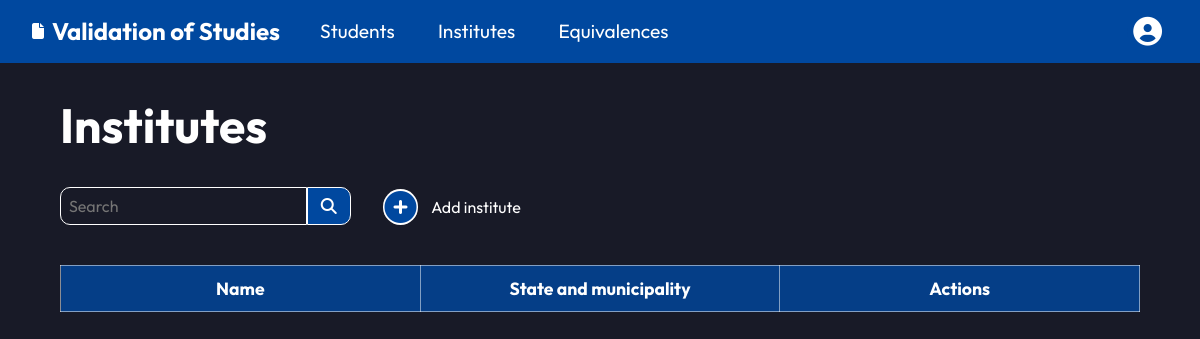
Page /institutes/ (signed in) on the earlier database version.
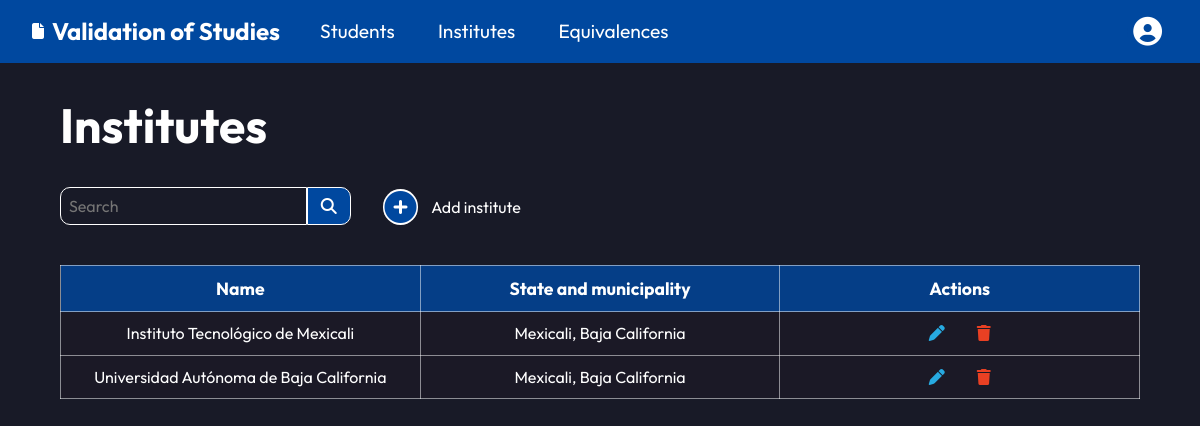
Same page on the later database version.
### institutes/models.py (models this page shows, shortened)
class Institute(models.Model):
  name = models.CharField(max_length=128)
  republic_state = models.CharField(max_length=128)

### institutes/views.py (the view)
# urls.py: path("", views.InstituteListView.as_view(), name="institutes"),
class InstituteListView(LoginRequiredMixin, ListView):
  template_name = "institutes/institutes.html"
  model = Institute
  def get_context_data(self, **kwargs):
    context = super().get_context_data(**kwargs)
    context["institute_list"] = (
      Institute.objects
      .order_by("name")
    )
    return context

### templates/institutes/institutes.html (shortened to what this page needs)
{% extends 'base.html' %}
{% block content %}
<h2 class="main-title">Institutes</h2>
<div class="institutes-header">
  <form action="" class="search-container search-small">
    <input type="search" name="" id="" placeholder="Search">
    <button type="submit"><i class="fa-solid fa-magnifying-glass"></i></button>
  </form>
  <a href="{% url 'new' %}"><i class="fa-solid fa-circle-plus"></i> Add institute</a>
</div>
<div>
  <table>
    <tr>
      <th>Name</th>
      <th>State and municipality</th>
      <th>Actions</th>
    </tr>
    {% for institute in institute_list %}
    <tr>
      <td><a href="{% url 'careers' institute.id %}" class="table-link">{{ institute.name }}</a></td>
      <td>{{ institute.republic_state }}</td>
      <td><a href="{% url 'edit' institute.id %}"><i class="fa-solid fa-pen edit"></i></a><a
          href="{% url 'delete' institute.id %}"><i class="fa-solid fa-trash delete"></i></a>
      </td>
    </tr>
    {% endfor %}
  </table>
</div>
{% endblock content %}

### templates/base.html (shortened to what this page needs)
{% load static %}
<!DOCTYPE html>
<html lang="en">
<head>
  <link rel="stylesheet" href="{% static 'css/base.css' %}">
  <link rel="stylesheet" href="{% static 'css/header.css' %}">
  <link rel="stylesheet" href="{% static 'css/index.css' %}">
  <link rel="stylesheet" href="{% static 'css/institutes.css' %}">
  <link rel="stylesheet" href="{% static 'css/registration.css' %}">
  <link rel="stylesheet" href="https://cdnjs.cloudflare.com/ajax/libs/font-awesome/6.6.0/css/all.min.css"
 />
</head>
<body>
  <header class="base-header">
    <nav>
      <div class="nav-link">
        <a href="{% url 'index' %}">
          <i class="fa-solid fa-file title-icon"></i>
          <h1 class="nav-title">Validation of Studies</h1>
        </a>
      </div>
      <div class="links">
        <a href="{% url 'students' %}">Students</a>
        <a href="{% url 'institutes' %}">Institutes</a>
        <a href="#">Equivalences</a>
      </div>
    </nav>
    <form method="POST" action="{% url 'logout' %}" class="user-icon">
      <button type="submit"><i class="fa-solid fa-circle-user"></i></button>
    </form>
  </header>
  <main class="container">{% block content %}{% endblock content %}</main>
</body>
</html>

### static/css/base.css (style rules this page uses)
:root { --primary-color: #00489F; --primary-color-hover: #0B4FA1; --primary-color-2: #3D86E6; --secondary-color: #27AAE1; --secondary-color-2: #E94023; --special-element: #E5D100; --light-color: #FFFFFF; --dark-color: #1C1A26; --gray-color: #8F8E94; --background-color: #181A27; --background-color-hover: #1D1F2C; --surface-color: #1C1A26; --outfit-font: "Outfit", sans-serif; }
* { margin: 0; border: 0; font-family: var(--outfit-font); }
html { background-color: var(--background-color); font-size: 16px; scroll-behavior: smooth; }
body { display: flex; flex-direction: column; min-height: 100vh; }
html, body { max-width: 100vw; overflow-x: hidden; }
main { flex: 1; }
h1 { font-size: 2.5rem; }
h2 { font-size: 2.25rem; }
h1, h2, h3, h4 { font-weight: bold; color: var(--light-color); }
a { text-decoration: none; }
table { table-layout: fixed; border-collapse: collapse; color: var(--light-color); margin-top: 1rem; width: 100%; }
table th, table td { padding: 0.7rem; text-align: center; border: 1px solid rgba(255, 255, 255, 0.500); }
table th { background-color: rgba(0, 72, 159, 0.800); font-size: 1.1rem; }
table td { background-color: rgba(28, 26, 38, 0.800); font-size: 1rem; }
table i { color: var(--light-color); }
.container { width: 90%; margin-left: auto; margin-right: auto; }
.main-title { font-size: 3rem; margin-top: 2rem; }
.edit { color: var(--secondary-color); margin-right: 2rem; }
.delete { color: var(--secondary-color-2); }
.table-link { color: var(--light-color); }

### static/css/header.css (style rules this page uses)
nav { display: flex; align-items: center; }
nav a { font-size: 1.2rem; color: var(--light-color); margin-right: 2.5rem; }
.nav-link { display: flex; align-items: center; margin-left: 2rem; }
.nav-link a { display: flex; align-items: center; }
.nav-title { display: inline-block; font-size: 1.5rem; margin-left: 0.5rem; min-width: max-content; }
.title-icon { display: inline; color: var(--light-color); font-size: 1rem; }
.base-header { display: flex; align-items: center; justify-content: space-between; background-color: var(--primary-color); padding: 1rem 0; }
.user-icon { text-align: right; margin-right: 2rem; }
.user-icon i { font-size: 1.8rem; color: var(--light-color); }
.user-icon button { background-color: var(--primary-color); text-align: center; border-radius: 20px; }

### static/css/index.css (style rules this page uses)
.search-container { display: flex; justify-content: center; align-items: flex-start; margin-top: 2rem; }
.search-container input, .search-container button { font-size: 1rem; color: var(--light-color); border: 1px solid var(--light-color); }
.search-container input { background-color: var(--background-color); border-radius: 10px 0 0 10px; margin-bottom: 1.5rem; padding: 0.5rem; width: 30%; }
.search-container button { background-color: var(--primary-color); border-radius: 0 10px 10px 0; padding: 0.5rem 0.8rem 0.5rem 0.8rem; }

### static/css/institutes.css (style rules this page uses)
.search-small { justify-content: flex-start; }
.search-small input { width: 100%; }
.institutes-header { display: flex; align-items: center; gap: 2rem; }
.institutes-header a { display: flex; align-items: center; color: var(--light-color); margin-top: 0.7rem; }
.institutes-header a i { background-color: var(--light-color); border-radius: 20px; padding: 0.12rem; color: var(--primary-color); font-size: 2rem; margin-right: 0.8rem; }

Differences in the rows shown:
added Institute: name "Instituto Tecnológico de Mexicali", republic_state "Mexicali, Baja California"
added Institute: name "Universidad Autónoma de Baja California", republic_state "Mexicali, Baja California"
